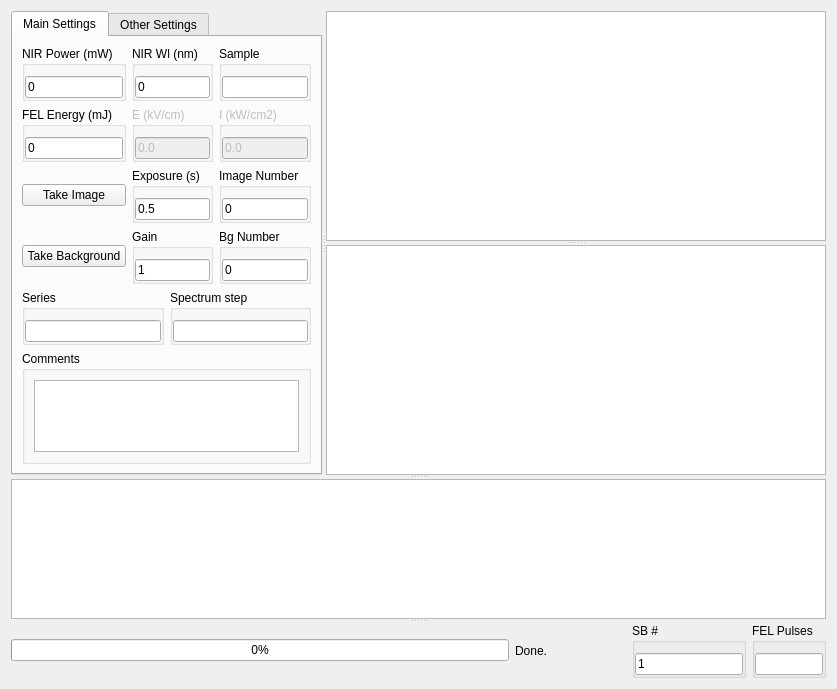
<?xml version="1.0" encoding="UTF-8"?>
<ui version="4.0">
 <class>HSG</class>
 <widget class="QWidget" name="HSG">
  <property name="geometry">
   <rect>
    <x>0</x>
    <y>0</y>
    <width>837</width>
    <height>689</height>
   </rect>
  </property>
  <property name="windowTitle">
   <string>Form</string>
  </property>
  <layout class="QHBoxLayout" name="horizontalLayout">
   <item>
    <widget class="QSplitter" name="splitterAll">
     <property name="orientation">
      <enum>Qt::Vertical</enum>
     </property>
     <widget class="QSplitter" name="splitterTop">
      <property name="orientation">
       <enum>Qt::Horizontal</enum>
      </property>
      <widget class="QTabWidget" name="tabWidget_3">
       <property name="sizePolicy">
        <sizepolicy hsizetype="Expanding" vsizetype="Expanding">
         <horstretch>1</horstretch>
         <verstretch>0</verstretch>
        </sizepolicy>
       </property>
       <property name="currentIndex">
        <number>0</number>
       </property>
       <widget class="QWidget" name="tab_3">
        <attribute name="title">
         <string>Main Settings</string>
        </attribute>
        <layout class="QVBoxLayout" name="verticalLayout">
         <item>
          <layout class="QVBoxLayout" name="verticalLayout_9" stretch="0,0,1">
           <item>
            <layout class="QGridLayout" name="gridLayout" columnstretch="1,1,1">
             <item row="0" column="2">
              <widget class="QGroupBox" name="groupBox_42">
               <property name="title">
                <string>Sample</string>
               </property>
               <property name="flat">
                <bool>true</bool>
               </property>
               <property name="checkable">
                <bool>false</bool>
               </property>
               <layout class="QGridLayout" name="gridLayout_12">
                <property name="leftMargin">
                 <number>0</number>
                </property>
                <property name="topMargin">
                 <number>10</number>
                </property>
                <property name="rightMargin">
                 <number>0</number>
                </property>
                <property name="bottomMargin">
                 <number>0</number>
                </property>
                <property name="spacing">
                 <number>0</number>
                </property>
                <item row="0" column="0">
                 <widget class="QLineEdit" name="tSampleName_2">
                  <property name="toolTip">
                   <string>NIRP, NIRW, FELF, FELP, SLITS, SPECL</string>
                  </property>
                  <property name="statusTip">
                   <string/>
                  </property>
                  <property name="whatsThis">
                   <string/>
                  </property>
                  <property name="accessibleName">
                   <string/>
                  </property>
                  <property name="accessibleDescription">
                   <string/>
                  </property>
                  <property name="inputMethodHints">
                   <set>Qt::ImhNone</set>
                  </property>
                  <property name="text">
                   <string/>
                  </property>
                 </widget>
                </item>
               </layout>
              </widget>
             </item>
             <item row="0" column="0">
              <widget class="QGroupBox" name="groupBox_4">
               <property name="title">
                <string>NIR Power (mW)</string>
               </property>
               <property name="flat">
                <bool>true</bool>
               </property>
               <property name="checkable">
                <bool>false</bool>
               </property>
               <layout class="QGridLayout" name="gridLayout_3">
                <property name="leftMargin">
                 <number>0</number>
                </property>
                <property name="topMargin">
                 <number>10</number>
                </property>
                <property name="rightMargin">
                 <number>0</number>
                </property>
                <property name="bottomMargin">
                 <number>0</number>
                </property>
                <property name="spacing">
                 <number>0</number>
                </property>
                <item row="0" column="0">
                 <widget class="QFNumberEdit" name="tCCDNIRP">
                  <property name="text">
                   <string>0</string>
                  </property>
                 </widget>
                </item>
               </layout>
              </widget>
             </item>
             <item row="5" column="0">
              <widget class="QPushButton" name="bCCDBack">
               <property name="text">
                <string>Take Background</string>
               </property>
              </widget>
             </item>
             <item row="5" column="1">
              <widget class="QGroupBox" name="groupBox_35">
               <property name="title">
                <string>Gain</string>
               </property>
               <property name="flat">
                <bool>true</bool>
               </property>
               <layout class="QHBoxLayout" name="horizontalLayout_33">
                <property name="leftMargin">
                 <number>0</number>
                </property>
                <property name="topMargin">
                 <number>10</number>
                </property>
                <property name="rightMargin">
                 <number>0</number>
                </property>
                <property name="bottomMargin">
                 <number>0</number>
                </property>
                <item>
                 <widget class="QINumberEdit" name="tEMCCDGain">
                  <property name="text">
                   <string>1</string>
                  </property>
                 </widget>
                </item>
               </layout>
              </widget>
             </item>
             <item row="5" column="2">
              <widget class="QGroupBox" name="groupBox_38">
               <property name="title">
                <string>Bg Number</string>
               </property>
               <property name="flat">
                <bool>true</bool>
               </property>
               <property name="checkable">
                <bool>false</bool>
               </property>
               <layout class="QGridLayout" name="gridLayout_8">
                <property name="leftMargin">
                 <number>0</number>
                </property>
                <property name="topMargin">
                 <number>10</number>
                </property>
                <property name="rightMargin">
                 <number>0</number>
                </property>
                <property name="bottomMargin">
                 <number>0</number>
                </property>
                <property name="spacing">
                 <number>0</number>
                </property>
                <item row="0" column="0">
                 <widget class="QINumberEdit" name="tCCDBGNum">
                  <property name="text">
                   <string>0</string>
                  </property>
                 </widget>
                </item>
               </layout>
              </widget>
             </item>
             <item row="4" column="0">
              <widget class="QPushButton" name="bCCDImage">
               <property name="text">
                <string>Take Image</string>
               </property>
              </widget>
             </item>
             <item row="4" column="1">
              <widget class="QGroupBox" name="groupBox_34">
               <property name="title">
                <string>Exposure (s)</string>
               </property>
               <property name="flat">
                <bool>true</bool>
               </property>
               <layout class="QHBoxLayout" name="horizontalLayout_32">
                <property name="leftMargin">
                 <number>0</number>
                </property>
                <property name="topMargin">
                 <number>10</number>
                </property>
                <property name="rightMargin">
                 <number>0</number>
                </property>
                <property name="bottomMargin">
                 <number>0</number>
                </property>
                <item>
                 <widget class="QFNumberEdit" name="tEMCCDExp">
                  <property name="text">
                   <string>0.5</string>
                  </property>
                 </widget>
                </item>
               </layout>
              </widget>
             </item>
             <item row="0" column="1">
              <widget class="QGroupBox" name="groupBox_36">
               <property name="title">
                <string>NIR Wl (nm)</string>
               </property>
               <property name="flat">
                <bool>true</bool>
               </property>
               <property name="checkable">
                <bool>false</bool>
               </property>
               <layout class="QGridLayout" name="gridLayout_6">
                <property name="leftMargin">
                 <number>0</number>
                </property>
                <property name="topMargin">
                 <number>10</number>
                </property>
                <property name="rightMargin">
                 <number>0</number>
                </property>
                <property name="bottomMargin">
                 <number>0</number>
                </property>
                <property name="spacing">
                 <number>0</number>
                </property>
                <item row="0" column="0">
                 <widget class="QFNumberEdit" name="tCCDNIRwavelength">
                  <property name="text">
                   <string>0</string>
                  </property>
                 </widget>
                </item>
               </layout>
              </widget>
             </item>
             <item row="4" column="2">
              <widget class="QGroupBox" name="groupBox_37">
               <property name="title">
                <string>Image Number</string>
               </property>
               <property name="flat">
                <bool>true</bool>
               </property>
               <property name="checkable">
                <bool>false</bool>
               </property>
               <layout class="QGridLayout" name="gridLayout_7">
                <property name="leftMargin">
                 <number>0</number>
                </property>
                <property name="topMargin">
                 <number>10</number>
                </property>
                <property name="rightMargin">
                 <number>0</number>
                </property>
                <property name="bottomMargin">
                 <number>0</number>
                </property>
                <property name="spacing">
                 <number>0</number>
                </property>
                <item row="0" column="0">
                 <widget class="QINumberEdit" name="tCCDImageNum">
                  <property name="text">
                   <string>0</string>
                  </property>
                 </widget>
                </item>
               </layout>
              </widget>
             </item>
             <item row="2" column="0">
              <widget class="QGroupBox" name="groupBox_40">
               <property name="title">
                <string>FEL Energy (mJ)</string>
               </property>
               <property name="flat">
                <bool>true</bool>
               </property>
               <property name="checkable">
                <bool>false</bool>
               </property>
               <layout class="QGridLayout" name="gridLayout_10">
                <property name="leftMargin">
                 <number>0</number>
                </property>
                <property name="topMargin">
                 <number>10</number>
                </property>
                <property name="rightMargin">
                 <number>0</number>
                </property>
                <property name="bottomMargin">
                 <number>0</number>
                </property>
                <property name="spacing">
                 <number>0</number>
                </property>
                <item row="0" column="0">
                 <widget class="QFNumberEdit" name="tCCDFELP">
                  <property name="text">
                   <string>0</string>
                  </property>
                 </widget>
                </item>
               </layout>
              </widget>
             </item>
             <item row="2" column="1">
              <widget class="QGroupBox" name="groupBox_59">
               <property name="enabled">
                <bool>false</bool>
               </property>
               <property name="title">
                <string>E (kV/cm)</string>
               </property>
               <property name="flat">
                <bool>true</bool>
               </property>
               <layout class="QHBoxLayout" name="horizontalLayout_56">
                <property name="leftMargin">
                 <number>0</number>
                </property>
                <property name="topMargin">
                 <number>10</number>
                </property>
                <property name="rightMargin">
                 <number>0</number>
                </property>
                <property name="bottomMargin">
                 <number>0</number>
                </property>
                <item>
                 <widget class="QLineEdit" name="tCCDEField">
                  <property name="text">
                   <string>0.0</string>
                  </property>
                 </widget>
                </item>
               </layout>
              </widget>
             </item>
             <item row="2" column="2">
              <widget class="QGroupBox" name="groupBox_60">
               <property name="enabled">
                <bool>false</bool>
               </property>
               <property name="title">
                <string>I (kW/cm2)</string>
               </property>
               <property name="flat">
                <bool>true</bool>
               </property>
               <layout class="QHBoxLayout" name="horizontalLayout_57">
                <property name="leftMargin">
                 <number>0</number>
                </property>
                <property name="topMargin">
                 <number>10</number>
                </property>
                <property name="rightMargin">
                 <number>0</number>
                </property>
                <property name="bottomMargin">
                 <number>0</number>
                </property>
                <item>
                 <widget class="QLineEdit" name="tCCDIntensity">
                  <property name="text">
                   <string>0.0</string>
                  </property>
                 </widget>
                </item>
               </layout>
              </widget>
             </item>
            </layout>
           </item>
           <item>
            <layout class="QHBoxLayout" name="horizontalLayout_3">
             <item>
              <widget class="QGroupBox" name="groupBox_6">
               <property name="title">
                <string>Series</string>
               </property>
               <property name="flat">
                <bool>true</bool>
               </property>
               <layout class="QHBoxLayout" name="horizontalLayout_5">
                <property name="spacing">
                 <number>0</number>
                </property>
                <property name="leftMargin">
                 <number>0</number>
                </property>
                <property name="topMargin">
                 <number>10</number>
                </property>
                <property name="rightMargin">
                 <number>0</number>
                </property>
                <property name="bottomMargin">
                 <number>0</number>
                </property>
                <item>
                 <widget class="QLineEdit" name="tCCDSeries"/>
                </item>
               </layout>
              </widget>
             </item>
             <item>
              <widget class="QGroupBox" name="groupBox">
               <property name="title">
                <string>Spectrum step</string>
               </property>
               <property name="flat">
                <bool>true</bool>
               </property>
               <layout class="QHBoxLayout" name="horizontalLayout_6">
                <property name="leftMargin">
                 <number>0</number>
                </property>
                <property name="topMargin">
                 <number>10</number>
                </property>
                <property name="rightMargin">
                 <number>0</number>
                </property>
                <property name="bottomMargin">
                 <number>0</number>
                </property>
                <item>
                 <widget class="QLineEdit" name="tSpectrumStep"/>
                </item>
               </layout>
              </widget>
             </item>
            </layout>
           </item>
           <item>
            <widget class="QGroupBox" name="groupBox_46">
             <property name="title">
              <string>Comments</string>
             </property>
             <property name="flat">
              <bool>true</bool>
             </property>
             <layout class="QHBoxLayout" name="horizontalLayout_37">
              <item>
               <widget class="QTextEdit" name="tCCDComments"/>
              </item>
             </layout>
            </widget>
           </item>
          </layout>
         </item>
        </layout>
       </widget>
       <widget class="QWidget" name="tab_4">
        <attribute name="title">
         <string>Other Settings</string>
        </attribute>
        <layout class="QHBoxLayout" name="horizontalLayout_52">
         <item>
          <layout class="QGridLayout" name="gridLayout_17">
           <item row="1" column="0">
            <widget class="QGroupBox" name="groupBox_2">
             <property name="title">
              <string>Sample Temp</string>
             </property>
             <property name="flat">
              <bool>true</bool>
             </property>
             <layout class="QHBoxLayout" name="horizontalLayout_44">
              <property name="leftMargin">
               <number>0</number>
              </property>
              <property name="topMargin">
               <number>10</number>
              </property>
              <property name="rightMargin">
               <number>0</number>
              </property>
              <property name="bottomMargin">
               <number>0</number>
              </property>
              <item>
               <widget class="QLineEdit" name="tCCDSampleTemp"/>
              </item>
             </layout>
            </widget>
           </item>
           <item row="0" column="2">
            <widget class="QGroupBox" name="groupBox_41">
             <property name="title">
              <string>Rep Rate (Hz)</string>
             </property>
             <property name="flat">
              <bool>true</bool>
             </property>
             <property name="checkable">
              <bool>false</bool>
             </property>
             <layout class="QGridLayout" name="gridLayout_11">
              <property name="leftMargin">
               <number>0</number>
              </property>
              <property name="topMargin">
               <number>10</number>
              </property>
              <property name="rightMargin">
               <number>0</number>
              </property>
              <property name="bottomMargin">
               <number>0</number>
              </property>
              <property name="spacing">
               <number>0</number>
              </property>
              <item row="0" column="0">
               <widget class="QLineEdit" name="tCCDFELRR">
                <property name="text">
                 <string>0.75</string>
                </property>
               </widget>
              </item>
             </layout>
            </widget>
           </item>
           <item row="1" column="3">
            <widget class="QGroupBox" name="groupBox_44">
             <property name="title">
              <string>Ymax</string>
             </property>
             <property name="flat">
              <bool>true</bool>
             </property>
             <property name="checkable">
              <bool>false</bool>
             </property>
             <layout class="QGridLayout" name="gridLayout_14">
              <property name="leftMargin">
               <number>0</number>
              </property>
              <property name="topMargin">
               <number>10</number>
              </property>
              <property name="rightMargin">
               <number>0</number>
              </property>
              <property name="bottomMargin">
               <number>0</number>
              </property>
              <property name="spacing">
               <number>0</number>
              </property>
              <item row="0" column="0">
               <widget class="QLineEdit" name="tCCDYMax">
                <property name="text">
                 <string>400</string>
                </property>
               </widget>
              </item>
             </layout>
            </widget>
           </item>
           <item row="0" column="0">
            <widget class="QGroupBox" name="groupBox_39">
             <property name="title">
              <string>FEL Freq (cm-1)</string>
             </property>
             <property name="flat">
              <bool>true</bool>
             </property>
             <property name="checkable">
              <bool>false</bool>
             </property>
             <layout class="QGridLayout" name="gridLayout_9">
              <property name="leftMargin">
               <number>0</number>
              </property>
              <property name="topMargin">
               <number>10</number>
              </property>
              <property name="rightMargin">
               <number>0</number>
              </property>
              <property name="bottomMargin">
               <number>0</number>
              </property>
              <property name="spacing">
               <number>0</number>
              </property>
              <item row="0" column="0">
               <widget class="QFNumberEdit" name="tCCDFELFreq">
                <property name="text">
                 <string>0</string>
                </property>
               </widget>
              </item>
             </layout>
            </widget>
           </item>
           <item row="0" column="3">
            <widget class="QGroupBox" name="groupBox_45">
             <property name="title">
              <string>Slits</string>
             </property>
             <property name="flat">
              <bool>true</bool>
             </property>
             <property name="checkable">
              <bool>false</bool>
             </property>
             <layout class="QGridLayout" name="gridLayout_15">
              <property name="leftMargin">
               <number>0</number>
              </property>
              <property name="topMargin">
               <number>10</number>
              </property>
              <property name="rightMargin">
               <number>0</number>
              </property>
              <property name="bottomMargin">
               <number>0</number>
              </property>
              <property name="spacing">
               <number>0</number>
              </property>
              <item row="0" column="0">
               <widget class="QLineEdit" name="tCCDSlits">
                <property name="text">
                 <string>0</string>
                </property>
               </widget>
              </item>
             </layout>
            </widget>
           </item>
           <item row="2" column="0">
            <widget class="QGroupBox" name="groupBox_55">
             <property name="title">
              <string>Spot Size(cm)</string>
             </property>
             <property name="flat">
              <bool>true</bool>
             </property>
             <layout class="QHBoxLayout" name="horizontalLayout_53">
              <property name="leftMargin">
               <number>0</number>
              </property>
              <property name="topMargin">
               <number>10</number>
              </property>
              <property name="rightMargin">
               <number>0</number>
              </property>
              <property name="bottomMargin">
               <number>0</number>
              </property>
              <item>
               <widget class="QFNumberEdit" name="tCCDSpotSize">
                <property name="toolTip">
                 <string>Radius of FEL spot size</string>
                </property>
                <property name="text">
                 <string>0.05</string>
                </property>
               </widget>
              </item>
             </layout>
            </widget>
           </item>
           <item row="2" column="2">
            <widget class="QGroupBox" name="groupBox_57">
             <property name="title">
              <string>Window Trans</string>
             </property>
             <property name="flat">
              <bool>true</bool>
             </property>
             <layout class="QHBoxLayout" name="horizontalLayout_51">
              <property name="leftMargin">
               <number>0</number>
              </property>
              <property name="topMargin">
               <number>10</number>
              </property>
              <property name="rightMargin">
               <number>0</number>
              </property>
              <property name="bottomMargin">
               <number>0</number>
              </property>
              <item>
               <widget class="QFNumberEdit" name="tCCDWindowTransmission">
                <property name="text">
                 <string>1.0</string>
                </property>
               </widget>
              </item>
             </layout>
            </widget>
           </item>
           <item row="1" column="2">
            <widget class="QGroupBox" name="groupBox_43">
             <property name="title">
              <string>Ymin</string>
             </property>
             <property name="flat">
              <bool>true</bool>
             </property>
             <property name="checkable">
              <bool>false</bool>
             </property>
             <layout class="QGridLayout" name="gridLayout_13">
              <property name="leftMargin">
               <number>0</number>
              </property>
              <property name="topMargin">
               <number>10</number>
              </property>
              <property name="rightMargin">
               <number>0</number>
              </property>
              <property name="bottomMargin">
               <number>0</number>
              </property>
              <property name="spacing">
               <number>0</number>
              </property>
              <item row="0" column="0">
               <widget class="QLineEdit" name="tCCDYMin">
                <property name="text">
                 <string>0</string>
                </property>
               </widget>
              </item>
             </layout>
            </widget>
           </item>
           <item row="2" column="3">
            <widget class="QGroupBox" name="groupBox_58">
             <property name="title">
              <string>Sample E_eff</string>
             </property>
             <property name="flat">
              <bool>true</bool>
             </property>
             <layout class="QHBoxLayout" name="horizontalLayout_55">
              <property name="leftMargin">
               <number>0</number>
              </property>
              <property name="topMargin">
               <number>10</number>
              </property>
              <property name="rightMargin">
               <number>0</number>
              </property>
              <property name="bottomMargin">
               <number>0</number>
              </property>
              <item>
               <widget class="QFNumberEdit" name="tCCDEffectiveField">
                <property name="text">
                 <string>1.0</string>
                </property>
               </widget>
              </item>
             </layout>
            </widget>
           </item>
           <item row="3" column="0">
            <spacer name="verticalSpacer_4">
             <property name="orientation">
              <enum>Qt::Vertical</enum>
             </property>
             <property name="sizeHint" stdset="0">
              <size>
               <width>20</width>
               <height>40</height>
              </size>
             </property>
            </spacer>
           </item>
          </layout>
         </item>
        </layout>
       </widget>
      </widget>
      <widget class="QSplitter" name="splitterImages">
       <property name="sizePolicy">
        <sizepolicy hsizetype="Preferred" vsizetype="Expanding">
         <horstretch>10</horstretch>
         <verstretch>0</verstretch>
        </sizepolicy>
       </property>
       <property name="orientation">
        <enum>Qt::Vertical</enum>
       </property>
       <widget class="GraphicsLayoutWidget" name="gCCDImage">
        <property name="sizePolicy">
         <sizepolicy hsizetype="Expanding" vsizetype="Preferred">
          <horstretch>1</horstretch>
          <verstretch>1</verstretch>
         </sizepolicy>
        </property>
       </widget>
       <widget class="GraphicsLayoutWidget" name="gCCDBack">
        <property name="sizePolicy">
         <sizepolicy hsizetype="Expanding" vsizetype="Preferred">
          <horstretch>1</horstretch>
          <verstretch>1</verstretch>
         </sizepolicy>
        </property>
       </widget>
      </widget>
     </widget>
     <widget class="PlotWidget" name="gCCDBin"/>
     <widget class="QWidget" name="layoutWidget">
      <layout class="QHBoxLayout" name="horizontalLayout_34" stretch="9,1,1,0,1">
       <property name="bottomMargin">
        <number>0</number>
       </property>
       <item>
        <widget class="QProgressBar" name="pCCD">
         <property name="value">
          <number>0</number>
         </property>
        </widget>
       </item>
       <item>
        <widget class="QLabel" name="lCCDProg">
         <property name="text">
          <string>Done.</string>
         </property>
        </widget>
       </item>
       <item>
        <spacer name="horizontalSpacer_3">
         <property name="orientation">
          <enum>Qt::Horizontal</enum>
         </property>
         <property name="sizeHint" stdset="0">
          <size>
           <width>40</width>
           <height>20</height>
          </size>
         </property>
        </spacer>
       </item>
       <item>
        <widget class="QGroupBox" name="groupBox_56">
         <property name="title">
          <string>SB #</string>
         </property>
         <property name="flat">
          <bool>true</bool>
         </property>
         <layout class="QHBoxLayout" name="horizontalLayout_54">
          <property name="leftMargin">
           <number>0</number>
          </property>
          <property name="topMargin">
           <number>10</number>
          </property>
          <property name="rightMargin">
           <number>0</number>
          </property>
          <property name="bottomMargin">
           <number>0</number>
          </property>
          <item>
           <widget class="QFNumberEdit" name="tCCDSidebandNumber">
            <property name="text">
             <string>1</string>
            </property>
           </widget>
          </item>
         </layout>
        </widget>
       </item>
       <item>
        <widget class="QGroupBox" name="groupBox_54">
         <property name="title">
          <string>FEL Pulses</string>
         </property>
         <property name="flat">
          <bool>true</bool>
         </property>
         <layout class="QHBoxLayout" name="horizontalLayout_50">
          <property name="leftMargin">
           <number>0</number>
          </property>
          <property name="topMargin">
           <number>10</number>
          </property>
          <property name="rightMargin">
           <number>0</number>
          </property>
          <property name="bottomMargin">
           <number>0</number>
          </property>
          <item>
           <widget class="QLineEdit" name="tCCDFELPulses">
            <property name="readOnly">
             <bool>true</bool>
            </property>
           </widget>
          </item>
         </layout>
        </widget>
       </item>
      </layout>
     </widget>
    </widget>
   </item>
  </layout>
 </widget>
 <customwidgets>
  <customwidget>
   <class>QINumberEdit</class>
   <extends>QLineEdit</extends>
   <header>InstsAndQt.customQt</header>
  </customwidget>
  <customwidget>
   <class>QFNumberEdit</class>
   <extends>QLineEdit</extends>
   <header>InstsAndQt.customQt</header>
  </customwidget>
  <customwidget>
   <class>PlotWidget</class>
   <extends>QGraphicsView</extends>
   <header>pyqtgraph</header>
  </customwidget>
  <customwidget>
   <class>GraphicsLayoutWidget</class>
   <extends>QGraphicsView</extends>
   <header>pyqtgraph</header>
  </customwidget>
 </customwidgets>
 <tabstops>
  <tabstop>tCCDNIRP</tabstop>
  <tabstop>tCCDNIRwavelength</tabstop>
  <tabstop>tSampleName_2</tabstop>
  <tabstop>tCCDFELP</tabstop>
  <tabstop>tCCDEField</tabstop>
  <tabstop>tCCDIntensity</tabstop>
  <tabstop>bCCDImage</tabstop>
  <tabstop>tEMCCDExp</tabstop>
  <tabstop>tCCDImageNum</tabstop>
  <tabstop>bCCDBack</tabstop>
  <tabstop>tEMCCDGain</tabstop>
  <tabstop>tCCDBGNum</tabstop>
  <tabstop>tCCDComments</tabstop>
  <tabstop>tCCDFELFreq</tabstop>
  <tabstop>tCCDFELRR</tabstop>
  <tabstop>tCCDSlits</tabstop>
  <tabstop>tCCDSampleTemp</tabstop>
  <tabstop>tCCDYMin</tabstop>
  <tabstop>tCCDYMax</tabstop>
  <tabstop>tCCDSpotSize</tabstop>
  <tabstop>tCCDWindowTransmission</tabstop>
  <tabstop>tCCDEffectiveField</tabstop>
  <tabstop>tabWidget_3</tabstop>
  <tabstop>gCCDBack</tabstop>
  <tabstop>tCCDSidebandNumber</tabstop>
  <tabstop>gCCDImage</tabstop>
  <tabstop>tCCDFELPulses</tabstop>
  <tabstop>gCCDBin</tabstop>
 </tabstops>
 <resources/>
 <connections/>
</ui>
